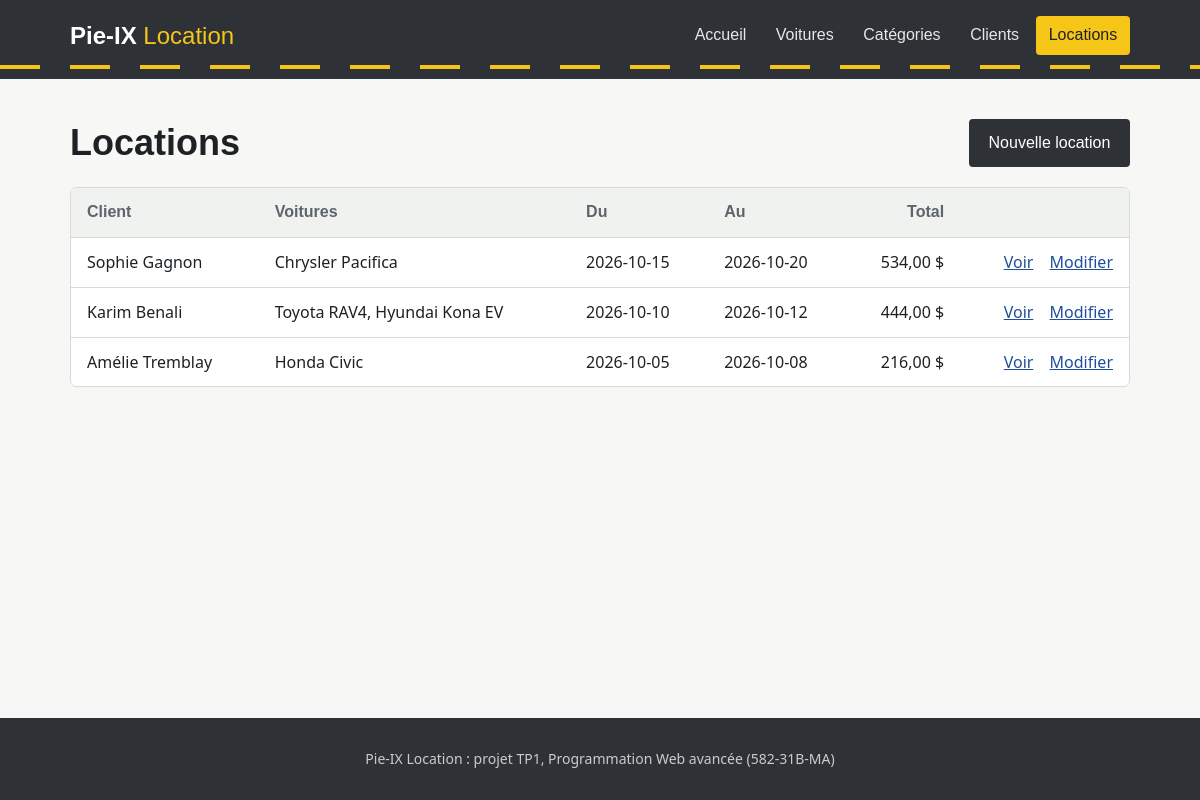
The page /location-index.php on the database its author committed.
### tables this page shows
CREATE TABLE location (
    id         INT AUTO_INCREMENT PRIMARY KEY,
    client_id  INT  NOT NULL,
    date_debut DATE NOT NULL,
    date_fin   DATE NOT NULL,
    CONSTRAINT fk_location_client FOREIGN KEY (client_id)
        REFERENCES client(id) ON UPDATE CASCADE ON DELETE CASCADE
);

### Classe/Location.php (called while the page is built, shortened)
<?php
class Location extends CRUD {
    public function selectDetails():array{
        $sql = "SELECT l.*,
                       CONCAT(c.prenom, ' ', c.nom) AS client,
                       GROUP_CONCAT(CONCAT(v.marque, ' ', v.modele) SEPARATOR ', ') AS voitures,
                       SUM(v.prix_jour) * (DATEDIFF(l.date_fin, l.date_debut) + 1) AS total
                FROM location l
                JOIN client c ON c.id = l.client_id
                LEFT JOIN location_voiture lv ON lv.location_id = l.id
                LEFT JOIN voiture v ON v.id = lv.voiture_id
                GROUP BY l.id
                ORDER BY l.date_debut DESC";
        return $this->query($sql)->fetchAll();
    }
}

### inc/fonctions.php (called while the page is built)
<?php
function e($valeur):string{
    return htmlspecialchars((string) $valeur, ENT_QUOTES, 'UTF-8');
}
function argent($montant):string{
    return number_format((float) $montant, 2, ',', ' ').' $';
}

### location-index.php (the view, shortened to what this page needs)
<?php
require_once('Classe/Location.php');
require_once('inc/fonctions.php');
$location = new Location;
$locations = $location->selectDetails();
require_once('inc/header.php');
?>
<div class="entete-page">
    <h1>Locations</h1>
    <a class="btn" href="location-create.php">Nouvelle location</a>
</div>
<div class="tableau">
<table>
    <thead><tr><th>Client</th><th>Voitures</th><th>Du</th><th>Au</th><th class="num">Total</th><th></th></tr></thead>
    <tbody>
    <?php foreach($locations as $l){ ?>
        <tr>
            <td><?= e($l['client']) ?></td>
            <td><?= e($l['voitures']) ?></td>
            <td><?= $l['date_debut'] ?></td>
            <td><?= $l['date_fin'] ?></td>
            <td class="num"><?= argent($l['total']) ?></td>
            <td class="actions-ligne"><a href="location-show.php?id=<?= $l['id'] ?>">Voir</a> <a href="location-edit.php?id=<?= $l['id'] ?>">Modifier</a></td>
        </tr>
    <?php } ?>
    </tbody>
</table>
</div>
<?php require_once('inc/footer.php'); ?>

### css/style.css (style rules this page uses)
:root { --asphalte: #2e3236; --ligne: #f5c518; --papier: #f7f8f6; --encre: #1d2125; --gris: #5c646c; --bordure: #d7dbd8; --plaque: #1f4e9c; --danger: #b42318; --succes: #1e7b4a; --signal: Bahnschrift, "DIN Alternate", "Arial Narrow", sans-serif; --texte: system-ui, -apple-system, "Segoe UI", Roboto, sans-serif; }
* { box-sizing: border-box; }
body { margin: 0; background: var(--papier); color: var(--encre); font: 1rem/1.55 var(--texte); min-height: 100vh; display: flex; flex-direction: column; }
h1, h2, .logo, nav a, .btn, th { font-family: var(--signal); }
h1 { font-size: 2.25rem; line-height: 1.15; margin: 0 0 1.25rem; font-weight: 700; }
a { color: var(--plaque); }
.entete-page { display: flex; flex-wrap: wrap; justify-content: space-between; align-items: center; gap: 1rem; margin-bottom: 1.25rem; }
.entete-page h1 { margin: 0; }
.btn { display: inline-block; background: var(--asphalte); color: #fff; border: 2px solid var(--asphalte); padding: .6rem 1.1rem; border-radius: 4px; font-size: 1rem; text-decoration: none; cursor: pointer; }
.tableau { overflow-x: auto; background: #fff; border: 1px solid var(--bordure); border-radius: 6px; }
table { width: 100%; border-collapse: collapse; }
th, td { padding: .75rem 1rem; text-align: left; border-bottom: 1px solid var(--bordure); vertical-align: middle; }
th { font-weight: 600; color: var(--gris); background: #f0f2f0; }
tbody tr:last-child td { border-bottom: 0; }
.num { text-align: right; font-variant-numeric: tabular-nums; }
.actions-ligne { white-space: nowrap; text-align: right; }
.actions-ligne a + a { margin-left: .75rem; }

### rows shown on the page
location: client "Sophie Gagnon", voitures "Chrysler Pacifica", date_debut "2026-10-15", date_fin "2026-10-20", total "534,00 $"
location: client "Karim Benali", voitures "Toyota RAV4, Hyundai Kona EV", date_debut "2026-10-10", date_fin "2026-10-12", total "444,00 $"
location: client "Amélie Tremblay", voitures "Honda Civic", date_debut "2026-10-05", date_fin "2026-10-08", total "216,00 $"

### other values the page prints
$lien[1] "Accueil"
$lien[1] "Voitures"
$lien[1] "Catégories"
$lien[1] "Clients"
$lien[1] "Locations"
